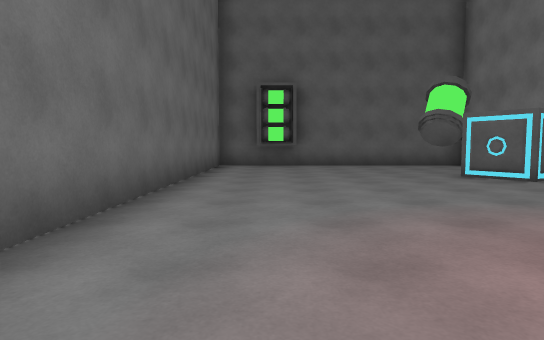
view 1 (above)

24 first-person views from a walk through a Unity game level. The camera is 1.2 m above the floor, tilts 4° down and sees 75° across. The floor is counted in squares, 2 m on a side. Each view is taken from the middle of a square. On the plan, view 1 faces up. The plan holds only what a view shows up to about 10 squares ahead; the rest is blank. The place goes on beyond the plan. Surface patterns are stand-ins for the level's own textures.

view 2
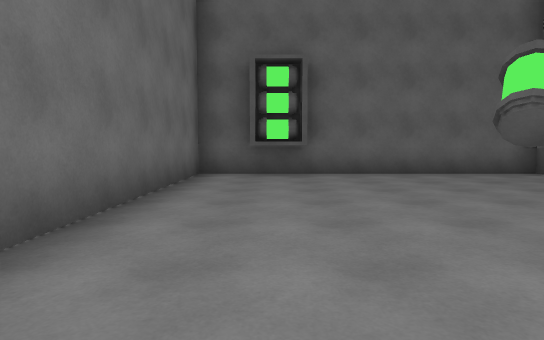

view 3
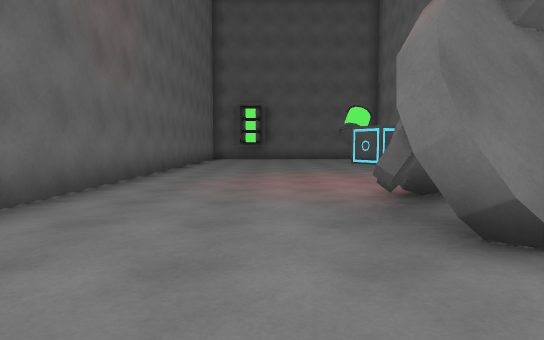

view 4
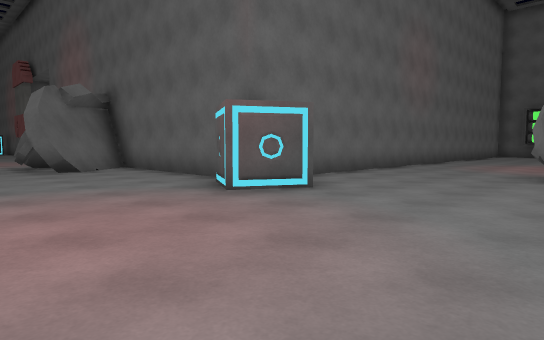

view 5
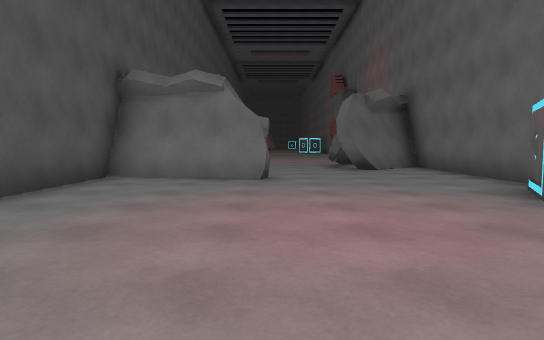

view 6
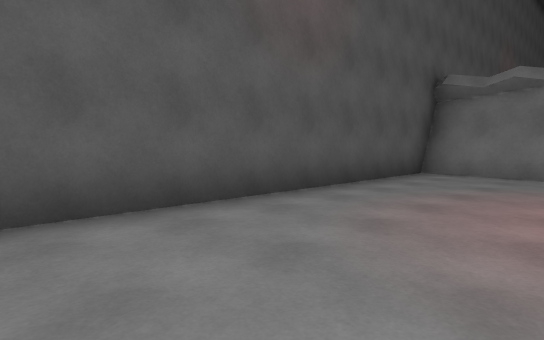

view 7
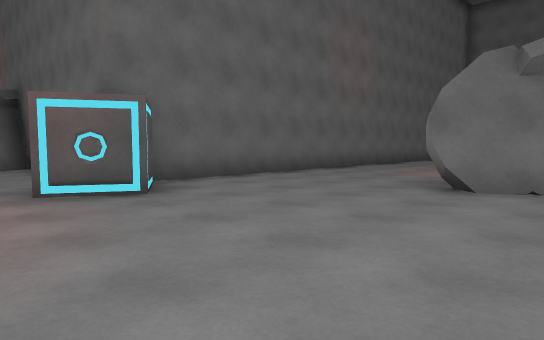

view 8
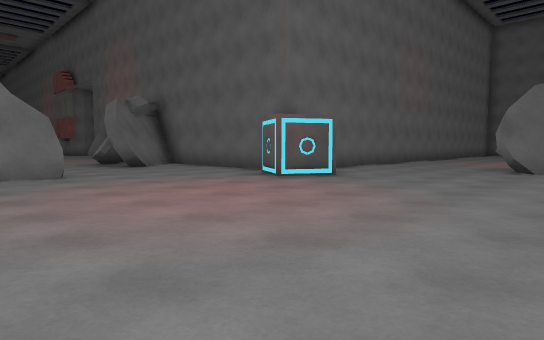

view 9
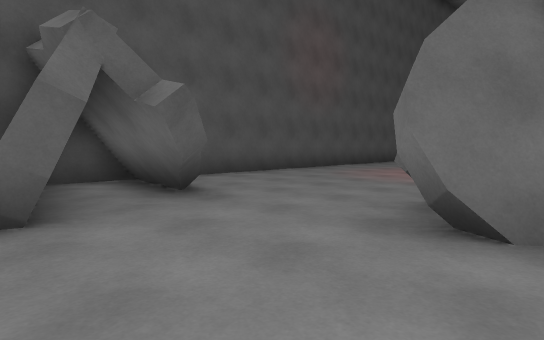

view 10
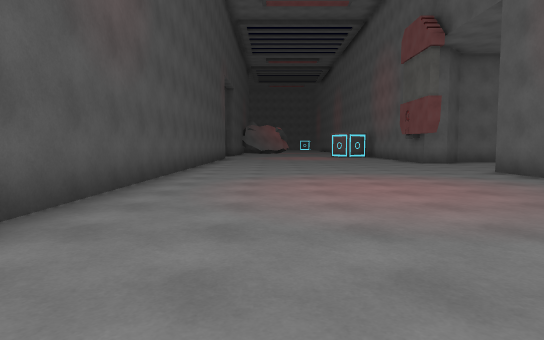

view 11
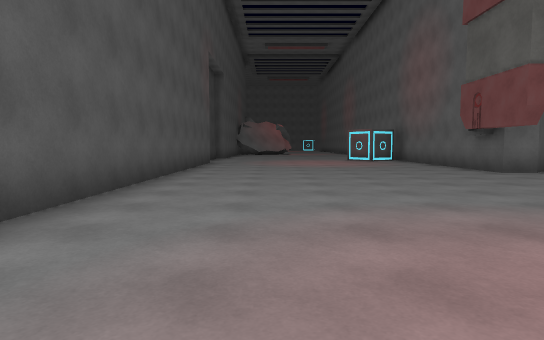

view 12
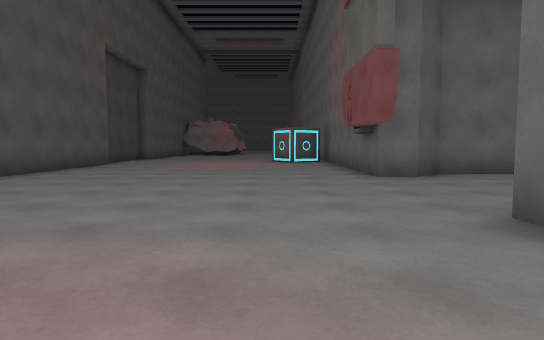

view 13
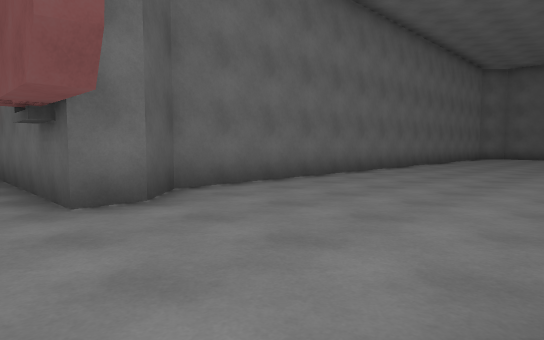

view 14
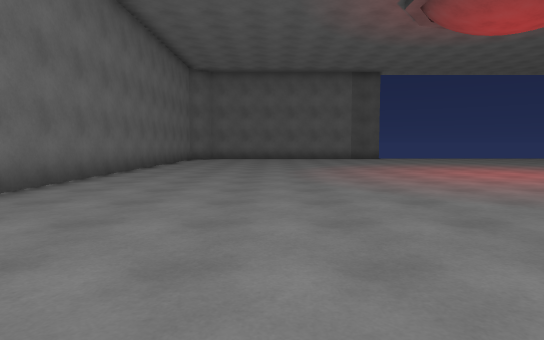

view 15
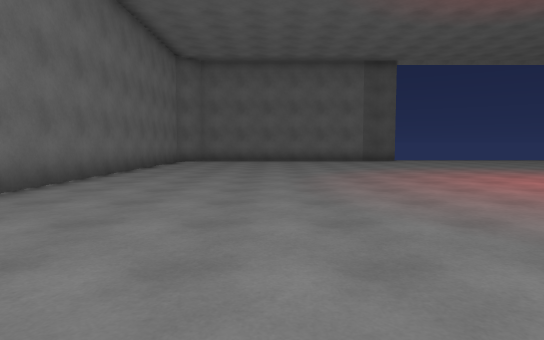

view 16
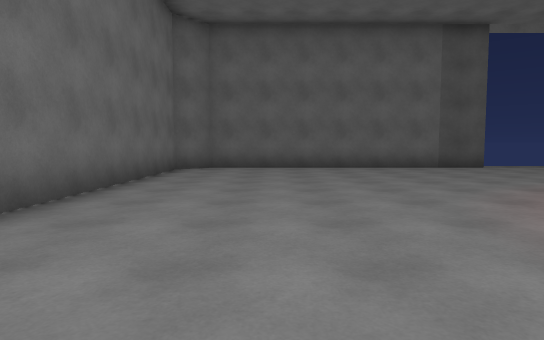

view 17
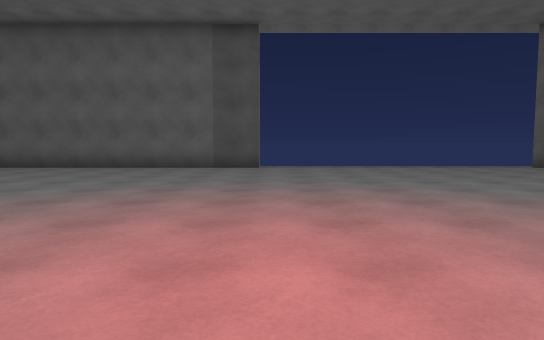

view 18
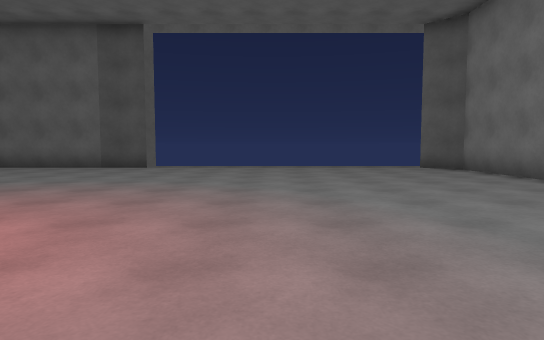

view 19
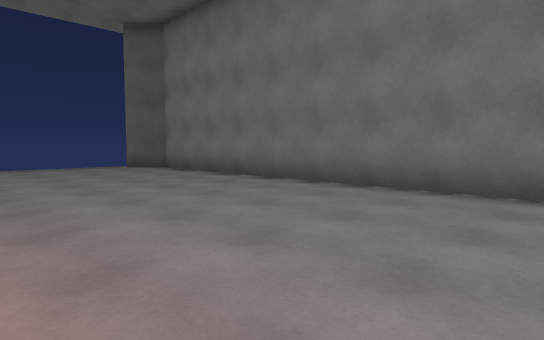

view 20
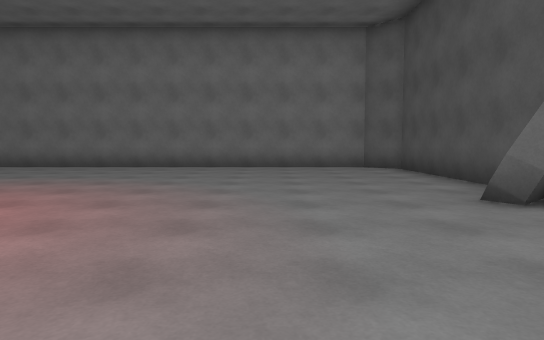

view 21
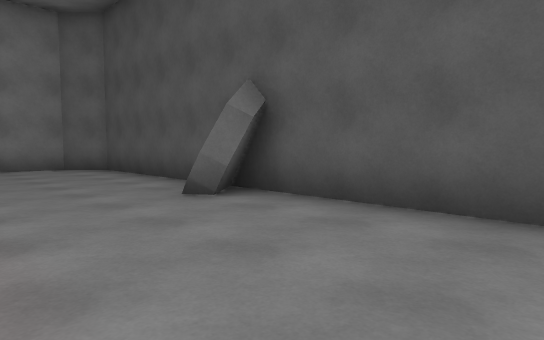

view 22
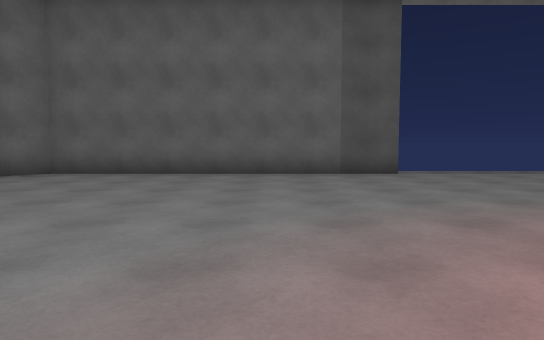

view 23
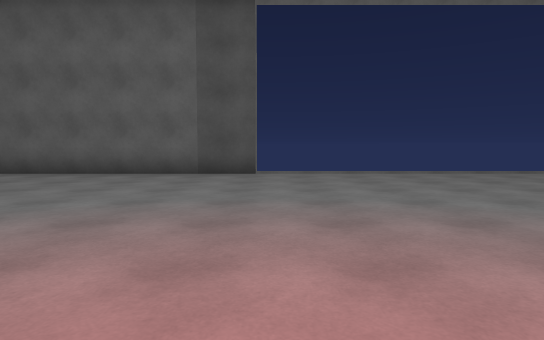

view 24
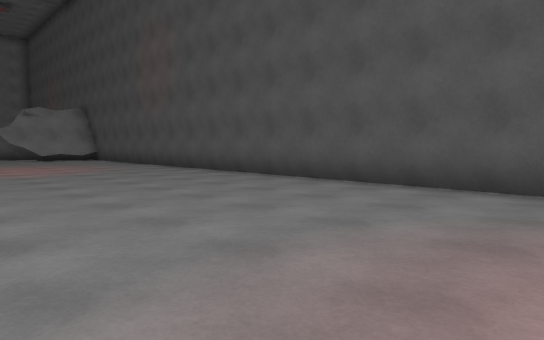

### Floor plan
Points are (right, up) in squares from view 1. A wall is a line through its corners. A room is listed if a view was taken in it or the views show most of it. See-through windows are left out.
Room 1 (views 1, 2, 3, 4, 5, 6, 7, 8, 9)
walls: (2.2, -3.2) (1.8, -2.5); (2.3, -3.2) (1.9, -2.7); (3.3, -2.4) (2.1, -3); (-0.1, -6) (-0.8, -7.1) (-1.9, -6.5); (-1.1, -5.5) (-0.2, -6) (-0.3, -6.6) (-0.8, -7.1); (-2.2, -6) (-7.2, -6) (-5.4, -8.1); (-5.3, -7.9) (-5.8, -8.4); (-5.4, -7.8) (-5.7, -8.3); (-4, -10.1) (-3.4, -10.1) (-4, -13.1); (-4.7, -10.2) (-5.1, -13.2); (4.3, 5.8) (3.6, 6.8); (4.3, 5.9) (3.8, 6.2); (-5.3, -10.3) (-4.9, -10.2) (-5.2, -13.2); (-3.8, -13.1) (3.6, -13.1); (4.5, 10.5) (-1.5, 10.5) (-1.5, -5.2)
low walls: (2.5, -3.1) (2.2, -2.8); (3.4, -2.6) (2.2, -3.2); (-5.4, -7.6) (-5.7, -8); (-6.9, -5.9) (-5.3, -7.9); (-3.5, -11.2) (-3.8, -13.1)
ways out: opening at (-5.5, -9.5) to room 2
objects: other object (0, 10)
Room 2 (views 10, 11, 12, 13, 14, 15, 16, 17, 18, 19, 20, 21, 22, 23, 24)
walls: (-11.6, -5.3) (-8.2, -5.3) (-8.7, -4.7) (-8.3, -4.4); (-12.5, -6) (-14, -6); (-7.5, -5.3) (-3, -5.3) (-2.3, -4.5) (-2.3, 9.7) (-3.1, 10.5); (-7.4, -8.1) (-7.8, -8.3); (-10.2, 10.5) (-17.6, 10.5) (-18.4, 9.7) (-18.4, -4.5) (-17.6, -5.3) (-17.6, -6) (-21.5, -6); (-20.5, -13.1) (-7, -13.1)
low walls: (-8.7, -4.7) (-8.2, -4.3); (-8, -5.3) (-8.6, -4.6); (-5.6, -11.1) (-5.2, -10.8)
ways out: opening at (-5.5, -9.5) to room 1; gap at (-3, 11)

Positions as (right, up) in squares from view 1, and headings:
1: (0, 0), facing up
2: (0, 3), facing up
3: (1, -5), facing up
4: (3, -10), facing up-left
5: (3, -10), facing left
6: (4, -10), facing down-left
7: (4, -8), facing up-left
8: (4, -12), facing up-left
9: (-3, -7), facing down-left
10: (-6, -11), facing left
11: (-10, -11), facing left
12: (-11, -8), facing left
13: (-14, -7), facing up-left
14: (-15, -5), facing up
15: (-15, -3), facing up
16: (-16, 1), facing up
17: (-10, 1), facing up
18: (-7, 1), facing up
19: (-7, 1), facing up-right
20: (-12, -2), facing right
21: (-12, -2), facing down-right
22: (-13, 3), facing up
23: (-10, 3), facing up
24: (-21, -8), facing down-right
